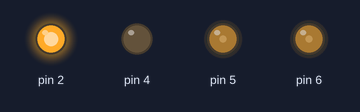
A sketch run on a simulated Arduino Uno, built with avr-gcc and run on an emulated ATmega328P. On the bench: output pins drawn as LEDs (lit = HIGH).

Above: at 0.05 s.
At 2.5 s:
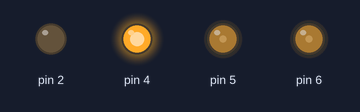
At 5.0 s:
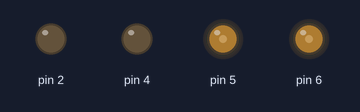
At 7.45 s:
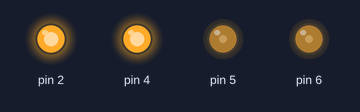
At 9.95 s:
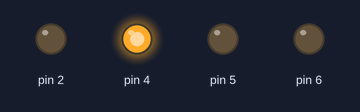
Timing chart, 0 to 13.0 s (numbered marks = the images above):
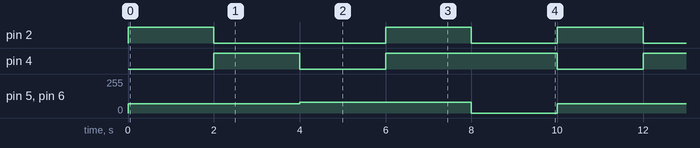

The sketch:

Test_1_Motor_Speed_and_Direction_Control.ino
```cpp
void setup(){
  pinMode(2, OUTPUT);
  pinMode(5, OUTPUT);
  pinMode(4, OUTPUT);
  pinMode(6, OUTPUT);
}

void loop()
{
  Move_Forward(70);//go forward for 2s
  delay(2000);
  Move_Backward(70);
  delay(2000);
  Rotate_Left(80);
  delay(2000);
  Rotate_Right(80);
  delay(2000);
  Stop();
  delay(2000);
}


void Move_Forward(int speed) //Define the forward function of the input speed
{
  digitalWrite(2,HIGH); //D2 digital I/O port controls the direction of the motor of interface A
  analogWrite(5,speed); //D5 digital I/O port outputs PWM signal to control the speed of the motor of port A.
  digitalWrite(4,LOW);//D4 digital I/O port controls the direction of the motor of interface B
  analogWrite(6,speed);//D6 digital I/O port outputs PWM signal to control the speed of interface B motor.
}

void Rotate_Left(int speed) //Define the left rotation function of the input speed
{
  digitalWrite(2,LOW);
  analogWrite(5,speed);
  digitalWrite(4,LOW);
  analogWrite(6,speed);
}

void Move_Backward(int speed) //Define the back function of the input speed
{
  digitalWrite(2,LOW);
  analogWrite(5,speed);
  digitalWrite(4,HIGH);
  analogWrite(6,speed);
}

void Stop() //Define stop function
{
  digitalWrite(2,LOW);
  analogWrite(5,0);
  digitalWrite(4,HIGH);
  analogWrite(6,0);
}

void Rotate_Right(int speed) //Define the right rotation function that can enter the speed
{
  digitalWrite(2,HIGH);
  analogWrite(5,speed);
  digitalWrite(4,HIGH);
  analogWrite(6,speed);
}
```

Measured:
- by itself, pin 2: repeats every 10.0 s: LOW 4.0 s, HIGH 2.0 s, LOW 2.0 s, HIGH 2.0 s
- by itself, pin 4: repeats every 10.0 s: LOW 2.0 s, HIGH 4.0 s, LOW 2.0 s, HIGH 2.0 s
- by itself, pin 5, pin 6: repeats every 10.0 s: 80/255 4.0 s, 0/255 2.0 s, 70/255 4.0 s
